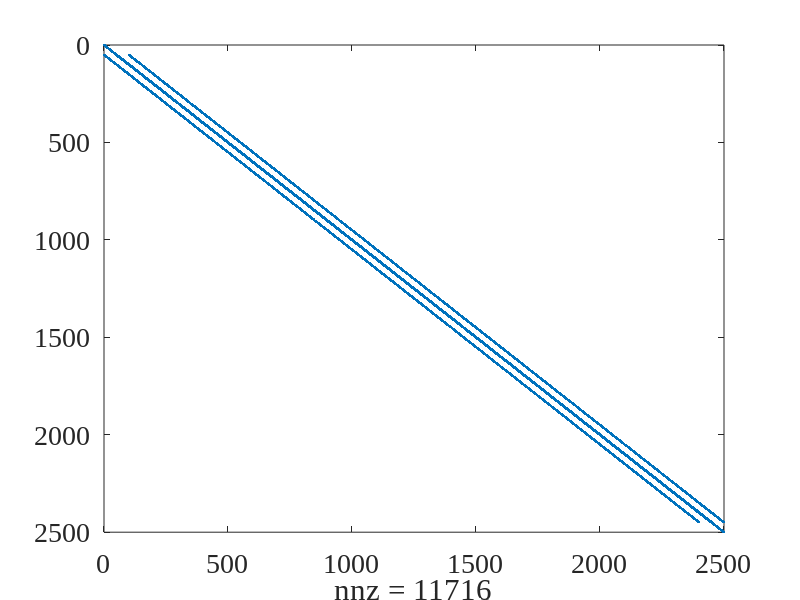
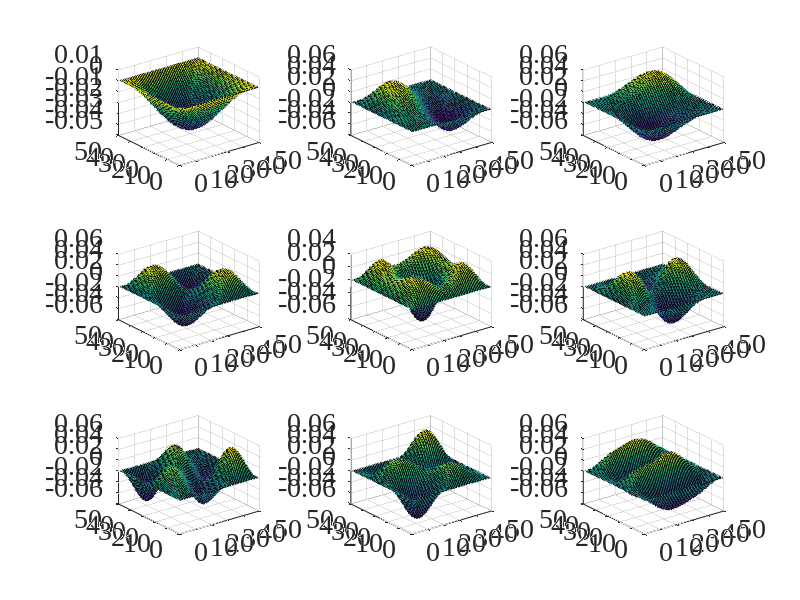

Recreate these plots in MATLAB, in order.
%%ELEC 4700 PA-5
%%Saifuddin Mohammed
%%101092039

set(0,'DefaultFigureWindowStyle','docked')
set(0,'defaultaxesfontsize',20)
set(0,'defaultaxesfontname','Times New Roman')
set(0,'DefaultLineLineWidth',2); 
close all


nx = 50;
ny = 50;
%ny = 30;
G = sparse(nx*ny,nx*ny);

    
for i = 1:nx
    for j = 1:ny
        
        n = j + (i-1)*ny;
        
        if i == 1 || i == nx ||j == 1 || j == ny
            G(n, :) = 0;
            G(n, n) = 1;
            
        else
            
            
            G(n, n) = -4; % or -2; 
            G(n, n+1) = 1;
            G(n, n-1) = 1;
            G(n, n+ny) = 1;
            G(n, n-ny) = 1;
            
        end
    end
end


figure(1) 
spy(G)
[E, D] = eigs(G, 9, 'SM'); %PLOTTING EIGENVALUES

V = zeros(nx, ny, 9);


figure(2)


for z = 1:9              
   V(:, :, z) = reshape(E(:, z), nx, ny);
   
   subplot(3, 3, z)
   
   surf(V(:, :, z))
   
end